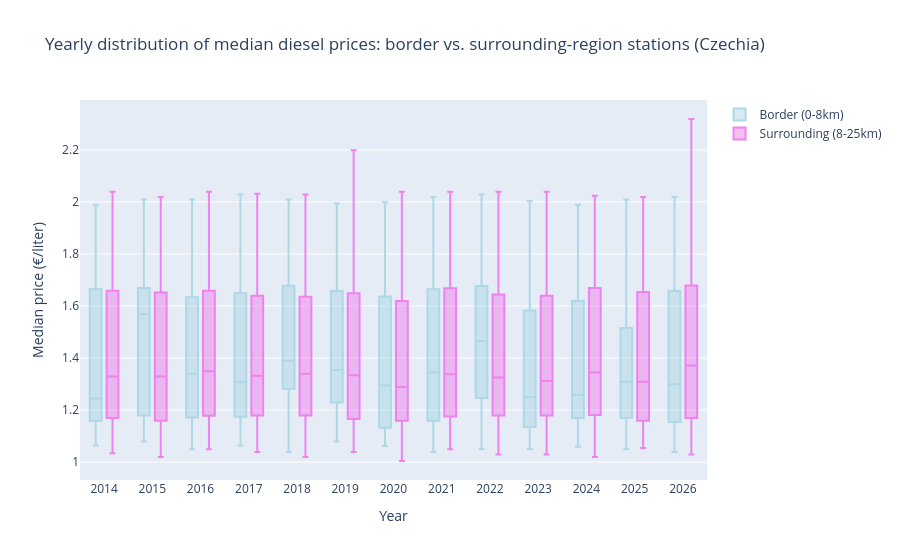

The cell this chart's notebook holds for it:
### Markdown cell above
To visualize the (missing) price difference, we plot the median prices for a year and for a specific border region, in this case **Czechia**. 

For most of the years, the distributions are pretty similar as we can see. This visually confirmes the results for the above test for Czechia.

### Code cell
fuel = "diesel"
country = "Czechia"
 

show_border_price_difference(median_path, non_autobahn_border_path, fuel, country)

### Figure 1 — Plotly figure (JSON) as saved in the notebook; plotly's stock layout.template omitted (floating-point values rounded to 4 significant figures; data arrays with more than 128 entries replaced by an {"elided": "..."} marker saying what was removed)
{"data": [{"marker": {"color": "lightblue"}, "name": "Border (0-8km)", "type": "box", "x": {"elided": "3501 str values"}, "y": {"elided": "683 float values"}}, {"marker": {"color": "violet"}, "name": "Surrounding (8-25km)", "type": "box", "x": {"elided": "3501 str values"}, "y": {"elided": "2818 float values"}}], "layout": {"boxmode": "group", "title": {"text": "Yearly distribution of median diesel prices: border vs. surrounding-region stations (Czechia)"}, "xaxis": {"dtick": "M12", "tickformat": "%Y", "title": {"text": "Year"}}, "yaxis": {"title": {"text": "Median price (€/liter)"}}}}
